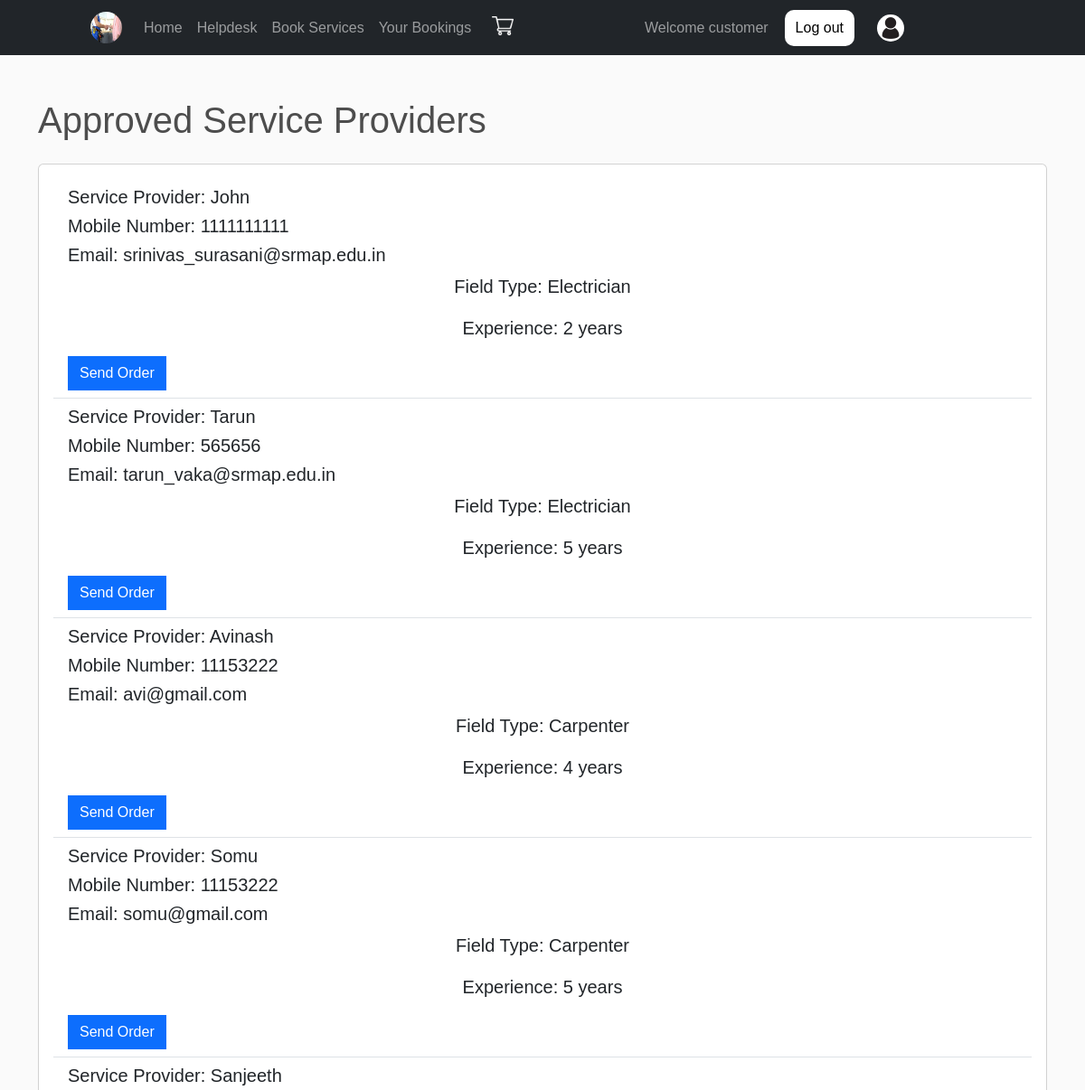
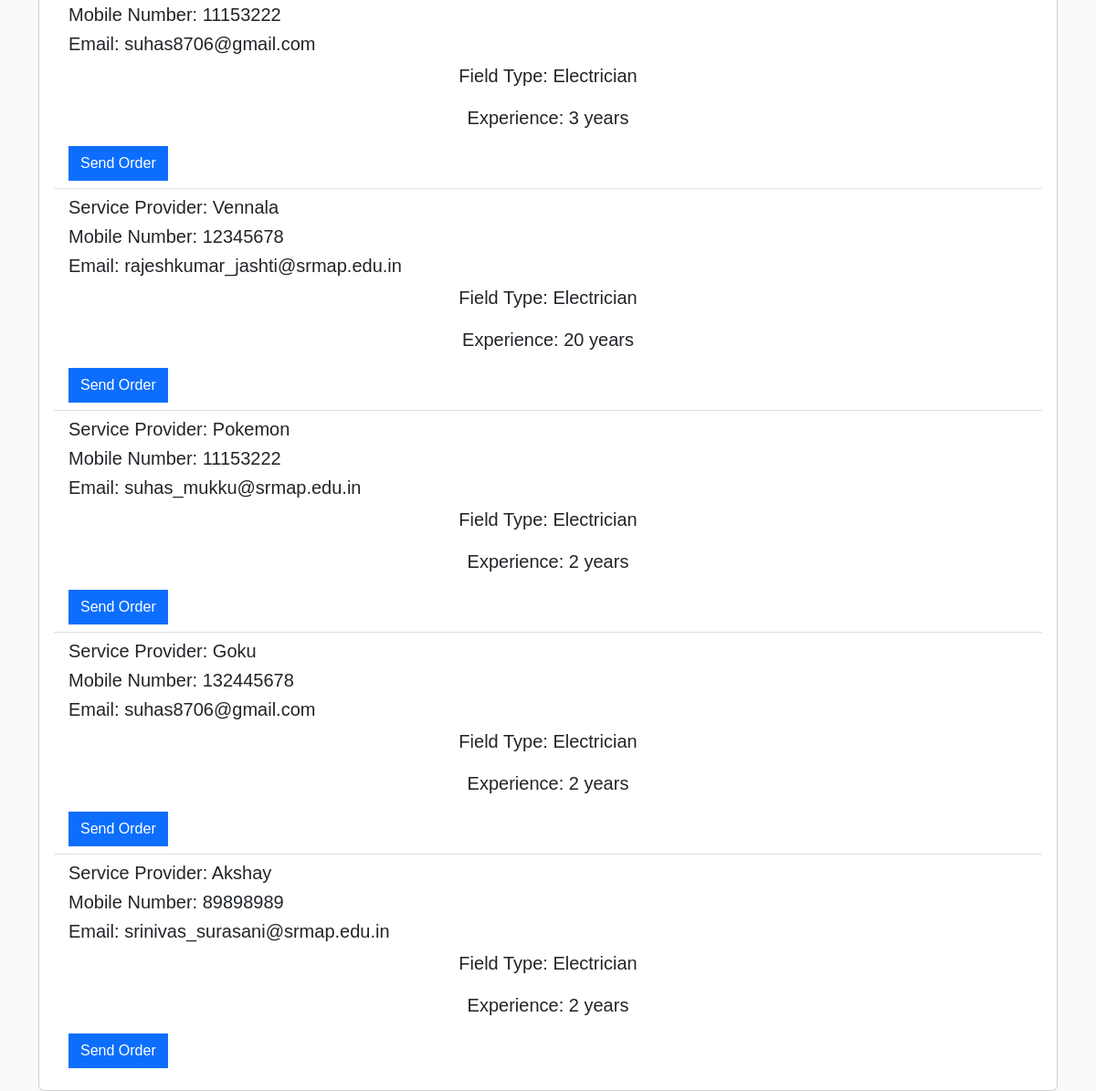
The page /approved_service_providers/3/ (signed in) on the database its author committed (2 pictures, top to bottom).
### SMSApp/models.py (models this page shows, shortened)
class Service(models.Model):
    c=[
        ('Electrician','Electrician'),
        ('AC Technician','AC Technician'),
        ('Carpenter','Carpenter'),
        ('None','None'),
      ]
    user=models.ForeignKey(User,on_delete=models.CASCADE)
    experience = models.PositiveIntegerField(default=0)
    field_type = models.CharField(choices=c,default='None',max_length=30)
    form = models.ImageField(upload_to='static/images/',null=True, blank=True)
    is_approved = models.BooleanField(default=False)

class User(AbstractUser):
    c=[
        ('customer','customer'),
        ('Service provider','Service provider'),
    ]
    mble = models.CharField(max_length=10,null=True,blank=True)
    role_type=models.CharField(choices=c,default='customer',max_length=30)

### SMSApp/views.py (the view)
# urls.py: path('approved_service_providers/<int:order_id>/',views.approved_service_providers,name="approvedproviders"),
def approved_service_providers(request,order_id):
    approved_service_providers = Service.objects.filter(is_approved=True)
    return render(request,'html/approvedusers.html',{'f':approved_service_providers})

### templates/html/approvedusers.html (shortened to what this page needs)
{% extends 'html/base.html' %}
{% load static %}
{% block content %}
<div class="container mt-5">
    <h1>Approved Service Providers</h1>
    <div class="card mt-4">
        <div class="card-body">
            {% if f %}
                <ul class="list-group list-group-flush">
                    {% for provider in f %}
                        <li class="list-group-item">
                            <h5 class="card-title">Service Provider: {{ provider.user.username }}</h5>
                            <h5 class="card-title">Mobile Number: {{ provider.user.mble }}</h5>
                            <h5 class="card-title">Email: {{ provider.user.email }}</h5>
                            <p class="card-text">Field Type: {{ provider.field_type }}</p>
                            <p class="card-text">Experience: {{ provider.experience }} years</p>
                            <button type="button" class="btn btn-primary" data-toggle="modal" data-target="#sendOrderModal{{ provider.id }}">
                                Send Order
                            </button>
                    {% endfor %}
                </ul>
            {% else %}
                <p>No approved service providers found.</p>
            {% endif %}
        </div>
    </div>
</div>
{% endblock %}

### templates/html/base.html (style rules this page uses)
* { margin: 0; padding: 0; font-family: sans-serif; scroll-behavior: smooth; }
.card-body p { font-size: 20px; text-align: center; }
body { background-color: hsl(0, 0%, 98%); }
h1,h2,h3,h4,h5,h6 { color:hsl(0, 0%, 30%); }
.btn { border-radius: 0; }

### rows shown on the page
Service: user.username "John", user.mble "1111111111", user.email "srinivas_surasani@srmap.edu.in", field_type "Electrician", experience "2"
Service: user.username "Tarun", user.mble "565656", user.email "tarun_vaka@srmap.edu.in", field_type "Electrician", experience "5"
Service: user.username "Avinash", user.mble "11153222", user.email "avi@gmail.com", field_type "Carpenter", experience "4"
Service: user.username "Somu", user.mble "11153222", user.email "somu@gmail.com", field_type "Carpenter", experience "5"
Service: user.username "Sanjeeth", user.mble "11153222", user.email "suhas8706@gmail.com", field_type "Electrician", experience "3"
Service: user.username "Vennala", user.mble "12345678", user.email "rajeshkumar_jashti@srmap.edu.in", field_type "Electrician", experience "20"
Service: user.username "Pokemon", user.mble "11153222", user.email "suhas_mukku@srmap.edu.in", field_type "Electrician", experience "2"
Service: user.username "Goku", user.mble "132445678", user.email "suhas8706@gmail.com", field_type "Electrician", experience "2"
Service: user.username "Akshay", user.mble "89898989", user.email "srinivas_surasani@srmap.edu.in", field_type "Electrician", experience "2"
